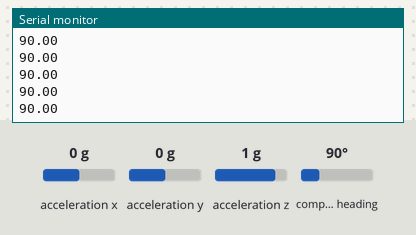
Recording of a sketch running on a simulated Arduino Mega 2560, built with avr-gcc and run on an emulated ATmega2560. Parts: the last lines printed to the serial monitor. The test bench sets the inputs (shaded band); at power-on: compass heading 90°, acceleration x 0 g, acceleration y 0 g, acceleration z 1 g.

Above: at 2.2 s.
2.3 s: compass heading set to 7°
At 2.44 s:
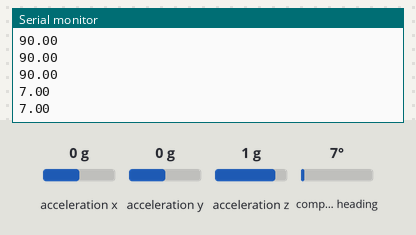
3.8 s: compass heading set to 180°
At 3.87 s:
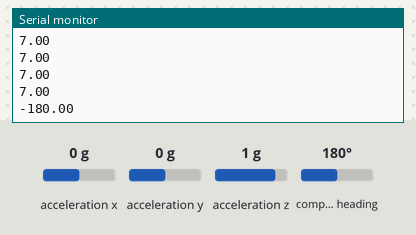
Timing chart, 0 to 6.8 s (numbered marks = the images above; inputs shaded):
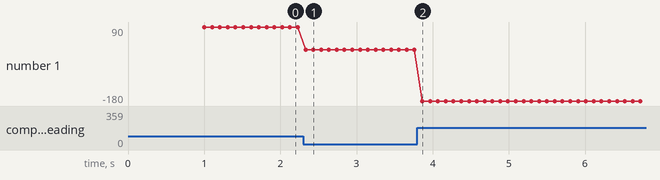

Measured:
- after the input at 2.3 s, the serial monitor: prints a new line at once (image 1)
- after the input at 3.8 s, the serial monitor: prints a new line after 0.06 s (image 2)
- plotted number 1: 90 → 7 after the input at 2.3 s, 7 → -180 after the input at 3.8 s

The sketch:

bno_mag2.ino
```cpp
#include <Adafruit_BNO055.h>

//Adafruit_BNO055 bno = Adafruit_BNO055(55, 0x28, &Wire); //ICSの名前, デフォルトアドレス, 謎
Adafruit_BNO055 bno = Adafruit_BNO055(55, 0x28);

void setup(void) {
  Serial.begin(115200);

  pinMode(21, INPUT_PULLUP); //SDA 21番ピンのプルアップ(念のため)
  pinMode(22, INPUT_PULLUP); //SDA 22番ピンのプルアップ(念のため)

  if (!bno.begin()) {
    Serial.print("Ooops, no BNO055 detected ... Check your wiring or I2C ADDR!");
    while (1);
  }

  delay(1000);
}

void loop() {
  // 磁力センサ値の取得と表示
  imu::Vector<3> magnetmetor = bno.getVector(Adafruit_BNO055::VECTOR_MAGNETOMETER);
  double mag_x = magnetmetor.x();
  double mag_y = magnetmetor.y();
  double azimuth = atan2(mag_y, mag_x) * 180 / M_PI;
  Serial.println(azimuth);

  delay(100);
}
```
